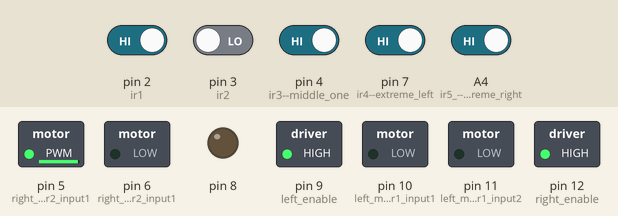
Recording of a sketch running on a simulated Arduino Uno, built with avr-gcc and run on an emulated ATmega328P. On the bench: switched loads named in the sketch (green lamp = pin HIGH), output pins drawn as LEDs (lit = HIGH). The test bench sets the inputs (shaded band); at power-on: A4 (ir5_--_extreme_right), pin 2 (ir1), pin 4 (ir3--middle_one), pin 7 (ir4--extreme_left) HIGH, pin 3 (ir2) LOW. Pins used as bus, display or sensor lines are not drawn; what the sketch prints to the serial monitor is not drawn.

Above: at 1.2 s.
1.3 s: pin 3 (ir2) driven HIGH
At 2.1 s:
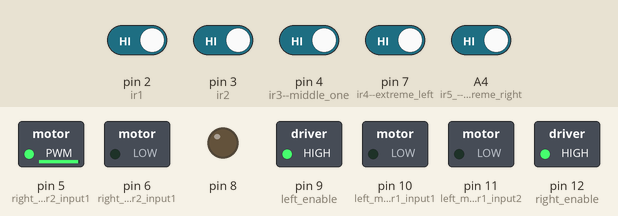
4.3 s: pin 2 (ir1) driven LOW
5.8 s: pin 7 (ir4--extreme_left) driven LOW
At 6.8 s:
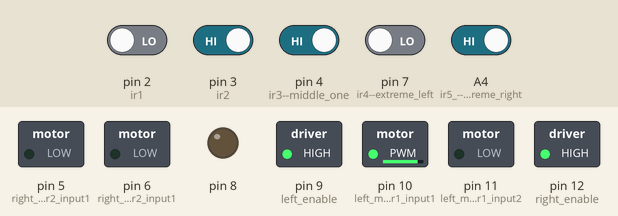
7.3 s: pin 2 (ir1) driven HIGH
At 8.5 s:
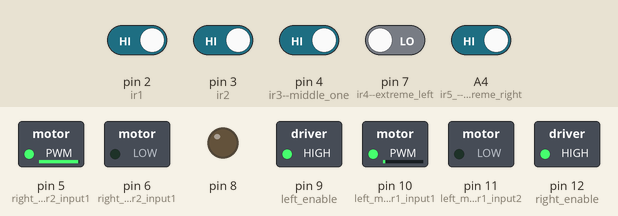
8.8 s: pin 7 (ir4--extreme_left) driven HIGH
At 9.2 s:
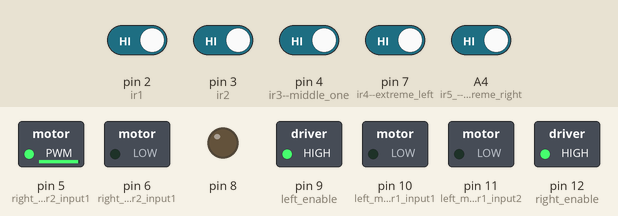
11.8 s: pin 3 (ir2) driven LOW
Timing chart, 0 to 14.3 s (numbered marks = the images above; inputs shaded):
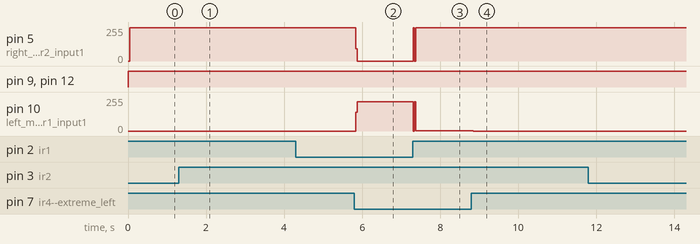

Measured:
- after the input at 1.3 s, pin 5 (right_motor2_input1): 248/255 → 250/255 after 0.06 s
- after the input at 5.8 s, pin 5 (right_motor2_input1): 250/255 → 0/255 at once; pin 10 (left_motor1_input1): 0/255 → 220/255 at once
- after the input at 7.3 s, pin 5 (right_motor2_input1): 0/255 → 249/255 at once; pin 10 (left_motor1_input1): 220/255 → 1/255 at once
- after the input at 8.8 s, pin 5 (right_motor2_input1): 249/255 → 250/255 after 0.05 s; pin 10 (left_motor1_input1): 1/255 → 0/255 after 0.05 s

The sketch:

tracker.ino
```cpp
//left motor has more SPEED than right motor
//black line following
int x,y,z,p,q; //white--0, black--1
void setup() {
  //This sets frequecny as 7812.5 hz.
  //TCCR0B = TCCR0B & B11111000 | B00000010 ;

  pinMode(10,OUTPUT);//left motor1 input1
  pinMode(11,OUTPUT);//left motor1 input2
  pinMode(5,OUTPUT);//right motor2 input1
  pinMode(6,OUTPUT);//right motor2 input1
  pinMode(12,OUTPUT);//right enable
  pinMode(9,OUTPUT);//left enable
  pinMode(2,INPUT);//ir1
  pinMode(3,INPUT);//ir2
  pinMode(4,INPUT);//ir3--middle one
  pinMode(7,INPUT);//ir4--extreme left
  //pinMode(13,OUTPUT);//ir4 vcc
  pinMode(A4,INPUT);//ir5 -- extreme right
  //pinMode(A1,INPUT);//ir5 ground

  pinMode(13,OUTPUT);//blue
  pinMode(8,OUTPUT);
  Serial.begin(9600);
}

void loop() {
  digitalWrite(9,HIGH);
  digitalWrite(12,HIGH);
  digitalWrite(8,LOW);//led grnd
 // digitalWrite(13,HIGH);//vcc for ir4
  //digitalWrite(A1,LOW);//grnd for ir5

  x=digitalRead(2);//left ir
  y=digitalRead(3);//right ir
  z=digitalRead(4);//middle ir
  p=digitalRead(7);//extreme left ir
  q=digitalRead(A4);//extreme right ir
  Serial.println(x);
  Serial.println(y);
  Serial.println(z);

 // go straight
  if(x==0 && y==0 && z==1)
{
  analogWrite(10,220);
  analogWrite(11,0);

  analogWrite(5,250);
  analogWrite(6,0);
   //delay(20);
  }
else if(x==0 && y==0 && z==0)
{
//  digitalWrite(green,HIGH);
  delay(50);
  analogWrite(10,220);
  analogWrite(11,0);

  analogWrite(5,250);
  analogWrite(6,0);
  //delay(20);
  }
// stop
  if(x==0 && y==0 && z==0 && p==0 && q==0){
   analogWrite(10,0);
   analogWrite(11,0);

   analogWrite(5,0);
   analogWrite(6,0);

}
//right turn
if( y==1 || q==1){
   analogWrite(10,220);
   analogWrite(11,0);

   analogWrite(5,0);
   analogWrite(6,0);

}
// left turn
if(x==1 || p==1){
   analogWrite(10,0);
   analogWrite(11,0);

   analogWrite(5,250);
   analogWrite(6,0);
  }

// speed slow
if(x==1 && y==1 && z==1 && p==1 && q==1){

  digitalWrite(13,HIGH);
  delay(1000);
  digitalWrite(13,LOW);

   analogWrite(10,180);
  analogWrite(11,0);

   analogWrite(5,150);
   analogWrite(6,0);

 }
 //digitalWrite(13,LOW);
}
```
